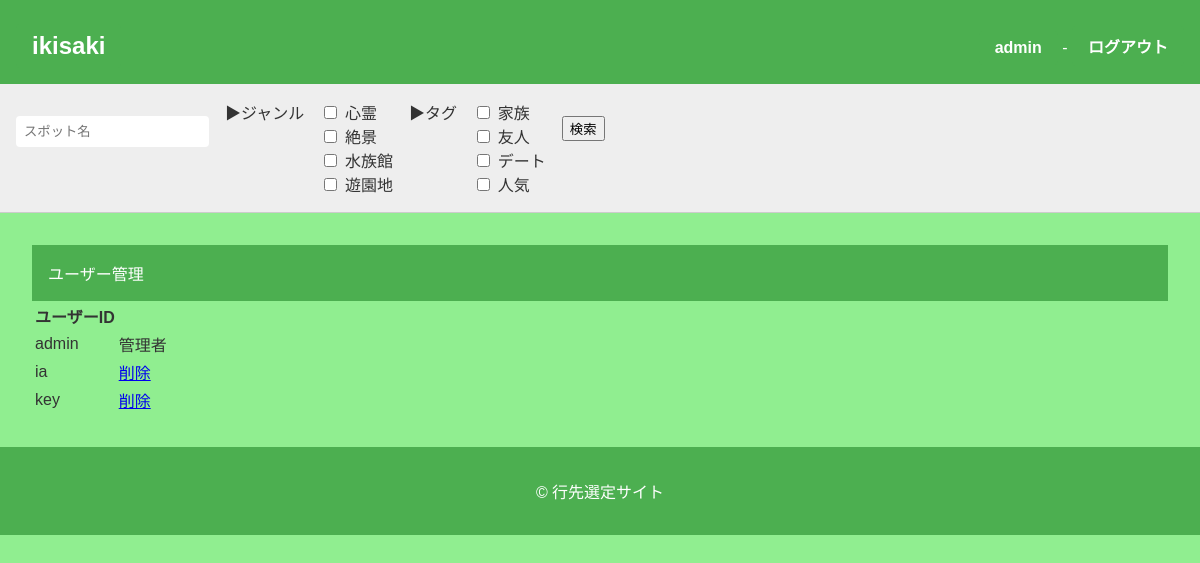
Page /user/list (signed in) on the earlier database version.
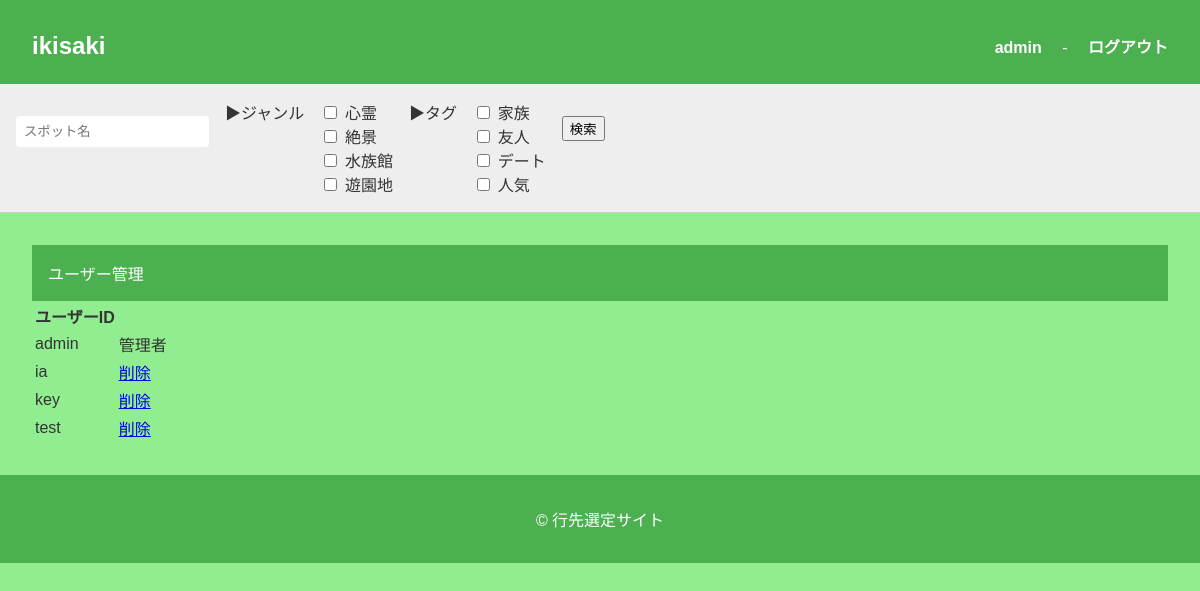
Same page on the later database version.
### apps/ikisaki/models.py (models this page shows, shortened)
class User(db.Model, UserMixin):
    __tablename__ = "user"
    user_id = db.Column(db.String, primary_key=True, unique=True, nullable=False)
    password_hash = db.Column(db.String, nullable=False)
    schedules = db.relationship("Schedule", back_populates="user", cascade="all, delete-orphan")
    @property
    def password(self):
        raise AttributeError("読み取り不可")

### apps/ikisaki/views/auth.py (the view)
@ikisaki.route("/user/list", methods=["GET"])
@login_required
def user_list():
	ssform = SpotSearchForm()
	if not is_admin(current_user.user_id):
		return redirect(url_for("ikisaki.index"))
	users = User.query.order_by().all()
	return render_template(
		"ikisaki/user_list.html",
		ssform=ssform,
		users=users,
	)

### apps/ikisaki/forms.py
class SpotSearchForm(FlaskForm):
	name = StringField(
		"スポット名",
	)
	submit = SubmitField("検索")

### apps/app.py (called while the page is built)
@login_manager.user_loader
def load_user(user_id):
    from apps.ikisaki.models import User
    try:
        return User.query.get(user_id)
    except ValueError:
        return None

### apps/ikisaki/utils.py (called while the page is built)
def is_admin(user_id):
	return (user_id in current_app.config["ADMIN_USER_ID"])

### apps/ikisaki/templates/ikisaki/user_list.html (shortened to what this page needs)
{% extends "ikisaki/base.html" %}
{% block content %}
<div class="mx-auto dt-auth-main">
  <div class="card dt-auth-signup">
    <header>ユーザー管理</header>
    <section>
		<table>
		<tr>
			<th>ユーザーID</th>
			<th></th>
		</tr>
		{% for u in users %}
		<tr>
			<td>{{ u.user_id }}</td>
			<td>
			{% if u.user_id in config["ADMIN_USER_ID"] %}
				管理者
			{% else %}
				<a href="{{ url_for('ikisaki.user_delete', user_id=u.user_id) }}" onclick="return confirm('本当に削除しますか？');">
					削除
				</a>
			{% endif %}
			</td>
		</tr>
		{% endfor %}
		</table>
    </section>
  </div>
</div>
{% endblock %}

### apps/ikisaki/templates/ikisaki/base.html (shortened to what this page needs)
<!DOCTYPE html>
<html lang="ja">
<head>
    <link rel="stylesheet" href="{{ url_for('static', filename='css/home.css') }}">
</head>
<body>
    <header>
        <div class="header-container">
            <h1><a href="{{url_for('ikisaki.index')}}" class="spotpost-button">ikisaki</a></h1>
            {% if current_user.is_authenticated %}
                <div>
                    <span><a href="{{url_for('ikisaki.user_update')}}" class="spotpost-button">{{ current_user.user_id }}</a></span> -
                    <span><a href="{{ url_for('ikisaki.logout') }}" class="spotpost-button">ログアウト</a></span>
                </div>
            {% endif %}
        </div>
    </header>
    <nav class="genre-filter">
        {% if current_user.is_authenticated %}
            <form
                action="{{url_for('ikisaki.spot_search')}}"
                method="POST"
                enctype="multipart/form-data"
                novalidate="novalidate"
                class="search-form"
                >
                <p>{{ssform.name(value=name_kw, placeholder="スポット名")}}</p>
                <div>▶ジャンル</div>
                <div id="genre_ids">
                    {% for gid, gname in config["SPOT_LIST"].items() %}
                    {% set gid_str = gid|string %}
                    <label>
                        <input type="checkbox" name="genre_ids" value="{{ gid }}" {% if gid_str in genre_ids %}checked{% endif %}> {{ gname }}
                    </label>
                    {% endfor %}
                </div>
                <div>▶タグ</div>
                <div id="tags">
                    {% for tag in config["TAG_LIST"] %}
                    <label>
                        <input type="checkbox" name="tags" value="{{ tag }}" {% if tag in tags %}checked{% endif %}> {{ tag }}
                    </label>
                    {% endfor %}
                </div>
                <p>{{ssform.submit()}}</p>
            </form>
        {% endif %}
    </nav>
    <main>
        {% block content %}{% endblock %}
    </main>
    <footer>
        <p>&copy; 行先選定サイト</p>
    </footer>
</body></html>

Differences in the rows shown:
added User: user_id "test"
